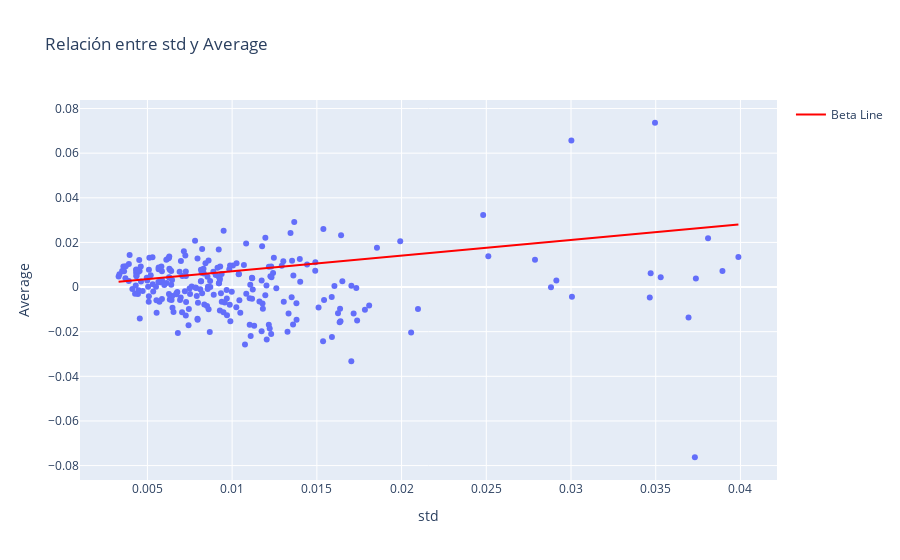

The code cell stored with this chart in its notebook:
### Code cell
# Uso de plotly para realizar el grafico con std en el eje x y Average en el eje y
fig = px.scatter(dfgraf, x='std', y='Average', title='Relación entre std y Average')


# Añadir la línea de regresión de beta al gráfico
x_vals = np.linspace(dfgraf['std'].min(), dfgraf['std'].max(), 100)
y_vals = beta * x_vals

fig.add_trace(go.Scatter(x=x_vals, y=y_vals, mode='lines', name='Beta Line', line=dict(color='red')))

fig.show()
